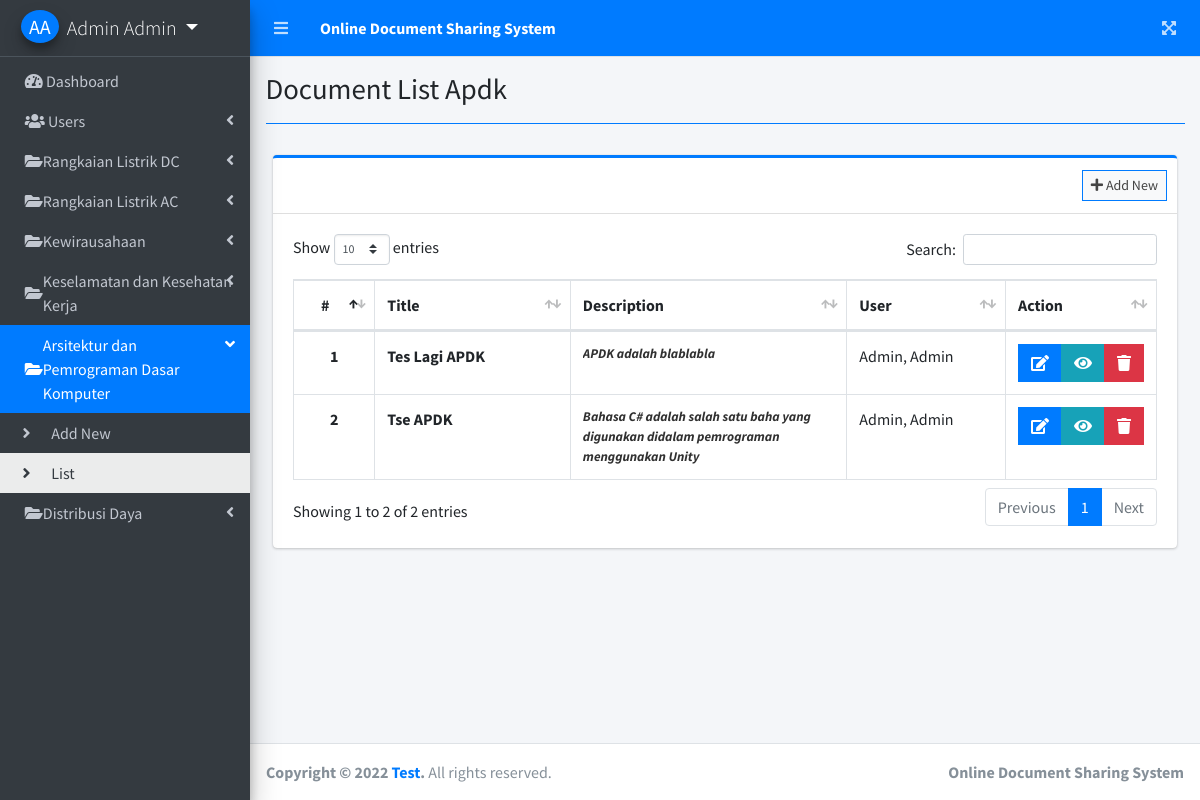
/index.php?page=document_list_apdk (signed in), run on the app's committed database.
### tables this page shows
CREATE TABLE `apdk` (
  `id` int(11) NOT NULL,
  `title` varchar(255) NOT NULL,
  `description` text NOT NULL,
  `file_json` text NOT NULL,
  `user_id` int(30) NOT NULL,
  `date_created` datetime NOT NULL DEFAULT current_timestamp()
);

### document_list_apdk.php (the view, shortened to what this page needs)
<?php include'db_connect.php' ?>
<div class="col-lg-12">
	<div class="card card-outline card-primary">
		<div class="card-header">
			<div class="card-tools">
				<a class="btn btn-block btn-sm btn-default btn-flat border-primary" href="./index.php?page=new_document_apdk"><i class="fa fa-plus"></i> Add New</a>
			</div>
		</div>
		<div class="card-body">
			<table class="table tabe-hover table-bordered" id="list">
			     <?php if($_SESSION['login_type'] == 1 ): ?>
				<colgroup>
					<col width="10%">
					<col width="25%">
					<col width="35%">
					<col width="20%">
					<col width="10%">
				</colgroup>
			    <?php endif; ?>
				<thead>
					<tr>
						<th class="text-center">#</th>
						<th>Title</th>
						<th>Description</th>
					     <?php if($_SESSION['login_type'] == 1 ): ?>
						<th>User</th>
					    <?php endif; ?>
						<th>Action</th>
					</tr>
				</thead>
				<tbody>
					<?php
					$i = 1;
					$where = '';
					if($_SESSION['login_type'] == 1 ):
					$user = $conn->query("SELECT * FROM users where id in (SELECT user_id FROM apdk) ");
					while($row = $user->fetch_assoc()){
						$uname[$row['id']] = ucwords($row['lastname'].', '.$row['firstname'].' '.$row['middlename']);
					}
					else:
						$where = " where user_id = '{$_SESSION['login_id']}' ";
					endif;
					$qry = $conn->query("SELECT * FROM apdk $where order by unix_timestamp(date_created) desc ");
					while($row= $qry->fetch_assoc()):
						$trans = get_html_translation_table(HTML_ENTITIES,ENT_QUOTES);
						unset($trans["\""], $trans["<"], $trans[">"], $trans["<h2"]);
						$desc = strtr(html_entity_decode($row['description']),$trans);
						$desc=str_replace(array("<li>","</li>"), array("",", "), $desc);
					?>
					<tr>
						<th class="text-center"><?php echo $i++ ?></th>
						<td><b><?php echo ucwords($row['title']) ?></b></td>
						<td><b class="truncate"><?php echo strip_tags($desc) ?></b></td>
						  <?php if($_SESSION['login_type'] == 1 ): ?>
						<td><?php echo isset($uname[$row['user_id']]) ? $uname[$row['user_id']] : "Deleted User" ?></td>
					    <?php endif; ?>
						<td class="text-center">
		                    <div class="btn-group">
		                        <a href="./index.php?page=edit_document_apdk&id=<?php echo $row['id'] ?>" class="btn btn-primary btn-flat">
		                          <i class="fas fa-edit"></i>
		                        </a>
		                        <a  href="./index.php?page=view_document_apdk&id=<?php echo md5($row['id']) ?>" class="btn btn-info btn-flat">
		                          <i class="fas fa-eye"></i>
		                        </a>
		                        <button type="button" class="btn btn-danger btn-flat delete_file_apdk" data-id="<?php echo $row['id'] ?>">
		                          <i class="fas fa-trash"></i>
		                        </button>
	                      </div>
						</td>
					</tr>
				<?php endwhile; ?>
				</tbody>
			</table>
		</div>
	</div>
</div>

### data on the page
apdk: title "Tes Lagi APDK", description "APDK adalah blablabla", user "Admin, Admin"
apdk: title "Tse APDK", description "Bahasa C# adalah salah satu baha yang digunakan didalam pemrograman menggunakan Unity", user "Admin, Admin"

### other printed values
$_SESSION['login_firstname'].' '.$_SESSION['login_lastname'] "Admin Admin"
$title "Document List Apdk"
